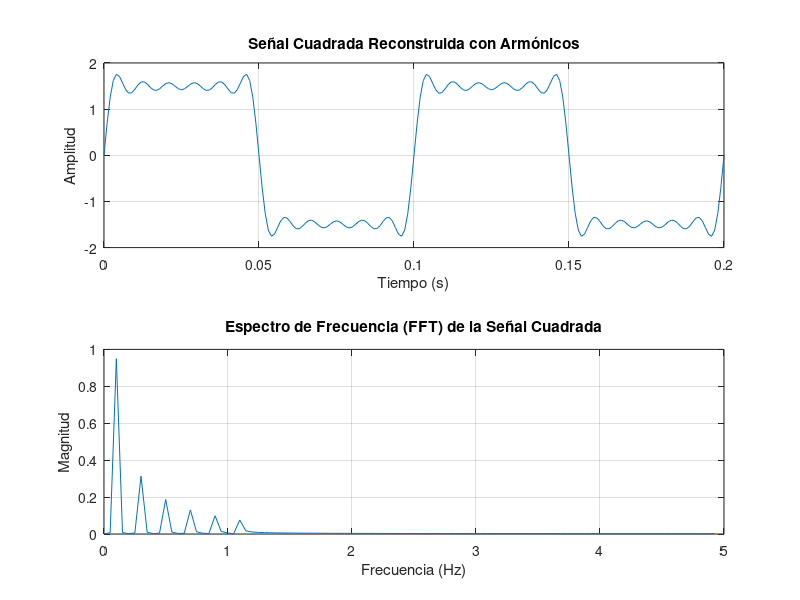

The MATLAB script that drew this image:
% Definir parámetros de la señal
T = 0.1;  % Periodo de la señal (en segundos)
f = 1/T;  % Frecuencia fundamental (en Hz)

% Definir las amplitudes de los armónicos según la nueva tabla proporcionada
A1 = 1.9;   % Armónico 1
A3 = 0.63;  % Armónico 3
A5 = 0.38;  % Armónico 5
A7 = 0.27;  % Armónico 7
A9 = 0.21;  % Armónico 9
A11 = 0.17; % Armónico 11

% Definir el tiempo
t = 0:T/100:2*T;  % 2 períodos de la señal con 100 muestras por período

% Reconstrucción de la señal cuadrada con los armónicos impares y usando seno
V1 = A1 * sin(2 * pi * f * t);          % Armónico 1
V3 = A3 * sin(2 * pi * 3 * f * t);      % Armónico 3
V5 = A5 * sin(2 * pi * 5 * f * t);      % Armónico 5
V7 = A7 * sin(2 * pi * 7 * f * t);      % Armónico 7
V9 = A9 * sin(2 * pi * 9 * f * t);      % Armónico 9
V11 = A11 * sin(2 * pi * 11 * f * t);   % Armónico 11

% Señal reconstruida sumando todos los armónicos
V_square = V1 + V3 + V5 + V7 + V9 + V11;

% Añadir el offset de 1.25
offset = 0;  % Si deseas añadir un offset, cámbialo aquí
V_square_offset = V_square + offset;

% Graficar la señal cuadrada con el offset
figure;
subplot(2,1,1);  % Subgráfico para la señal en el dominio del tiempo
plot(t, V_square_offset);
title('Señal Cuadrada Reconstruida con Armónicos');
xlabel('Tiempo (s)');
ylabel('Amplitud');
grid on;

% Aplicar la FFT a la señal
N = length(V_square_offset);  % Número de puntos en la señal
f_fft = fft(V_square_offset);  % Calcular la FFT

% Calcular las frecuencias correspondientes
f_rec = (0:N-1)*(1/T)/N;  % Vector de frecuencias

% Magnitud de la FFT
mag_f_fft = abs(f_fft)/N;

% Graficar la FFT en el dominio de la frecuencia
subplot(2,1,2);  % Subgráfico para la FFT
f_half = floor(N/2); % Asegurarse de que N/2 sea un entero
plot(f_rec(1:f_half), mag_f_fft(1:f_half)); % Graficar solo las frecuencias positivas
title('Espectro de Frecuencia (FFT) de la Señal Cuadrada');
xlabel('Frecuencia (Hz)');
ylabel('Magnitud');
grid on;
